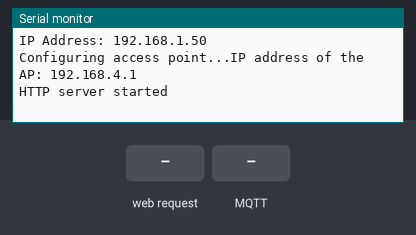
Bench run of a sketch on a simulated ESP8266 (NodeMCU). On the bench: the last lines printed to the serial monitor. Inputs (shaded band) come from the test bench. WiFi joins after 1.5 s; servers stay silent unless stated; random numbers use the default seed unless the sketch sets one; no MQTT or app messages arrive unless stated.

Above: at 2.7 s.
2.8 s: HTTP request GET /get received
At 3.5 s:
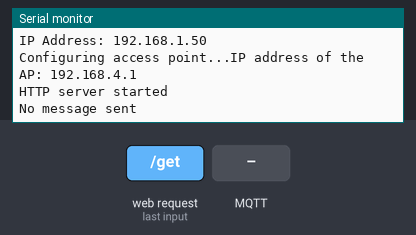
8.0 s: MQTT message "Data1" arrives on the first subscribed topic
At 12.0 s:
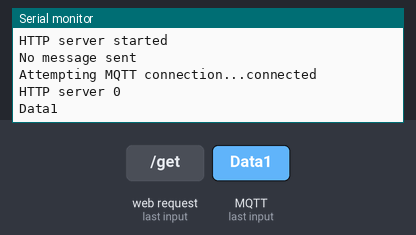
13.0 s: MQTT message "1" arrives on the first subscribed topic
At 17.0 s:
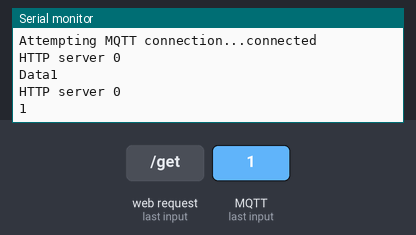

Measured:
- after the input at 2.8 s, the serial monitor: prints a new line at once (image 1)
- after the input at 8.0 s, the serial monitor: prints a new line after 3.6 s (image 2)
- after the input at 13.0 s, the serial monitor: prints a new line after 3.6 s (image 3)

The sketch:

Covid.ino
```cpp
#include <Arduino.h>
#include <ESP8266WiFi.h>
#include <ESPAsyncTCP.h>
#include <ESPAsyncWebServer.h>
#include <ESP8266WiFi.h>
#include <PubSubClient.h>
#define MQTT_MAX_PACKET_SIZE 256
#include <stdio.h>
#include <string.h>
#define MSG_BUFFER_SIZE  (50)

AsyncWebServer server(80);
WiFiClient espClient;
PubSubClient client(espClient);

// REPLACE WITH YOUR NETWORK CREDENTIALS
const char* APssid = "NodeMCU";
const char* APpassword = "123456789";
char AP_IP[32];
String server_ip = "";
const char* ssid = "Dialog 4G 204";
const char* password = "B3b95FC1";
const char* mqtt_server = "test.mosquitto.org";

const char* PARAM_INPUT_1 = "Country";
String inputMessage = "";
String arry[21];
char msg[MSG_BUFFER_SIZE];

const char index_html[] PROGMEM = R"rawliteral(
<!DOCTYPE HTML><html><head>
  <title>ESP Input Form</title>
  <meta name="viewport" content="width=device-width, initial-scale=1">
  <style>
  table {
  font-family: arial, sans-serif;
  border-collapse: collapse;
  }

  td, th {
  border: 1px solid #dddddd;
  text-align: left;
  padding: 8px;}

  tr:nth-child(even) {background-color: #dddddd;}

  </style>
  </head>

  <body>
  <h2>Local Covid 19 Status</h2>
  <table width = 500>
      <tr>
          <th>Topic</th>
          <th>Count</th>
      </tr>
      <tr>
          <td>New cases</td>
          <td>%Data1%</td>
      </tr>
      <tr>
          <td>Total cases</td>
          <td>%Data2%</td>
      </tr>
      <tr>
          <td>In hospitals</td>
          <td>%Data3%</td>
      </tr>
      <tr>
          <td>Total deaths</td>
          <td>%Data4%</td>
      </tr>
      <tr>
          <td>New deaths</td>
          <td>%Data5%</td>
      </tr>
      <tr>
          <td>Total recovered</td>
          <td>%Data6%</td>
      </tr>
      <tr>
          <td>Active cases</td>
          <td>%Data7%</td>
      </tr>
      <tr>
          <td>Total PCR tests</td>
          <td>%Data8%</td>
      </tr>
      <tr>
          <td>Daily PCR Tests</td>
          <td>%Data10%</td>
      </tr>
  </table>


  <h2>Gobal Covid 19 Status</h2>
  <table width = 500>
      <tr>
          <th>Topic</th>
          <th>Count</th>
      </tr>
      <tr>
          <td>New cases</td>
          <td>%Data11%</td>
      </tr>
      <tr>
          <td>Total cases</td>
          <td>%Data12%</td>
      </tr>
      <tr>
          <td>New deaths</td>
          <td>%Data13%</td>
      </tr>
      <tr>
          <td>Total deaths</td>
          <td>%Data14%</td>
      </tr>
      <tr>
          <td>New recovered</td>
          <td>%Data15%</td>
      </tr>
      <tr>
          <td>Total Recovered</td>
          <td>%Data16%</td>
      </tr>
  </table>
  <h2></h2>
  </body>

  <body>
  <form action="/get">
  Country: <input type="text" name="Country">
  <input type="submit" value="Submit">
  </form>

  <h2>%Data21% Covid 19 Status</h2>
  <table width = 500>
      <tr>
          <th>Topic</th>
          <th>Count</th>
      </tr>
      <tr>
          <td>Total cases</td>
          <td><span id="D17">%%Data17%%</span></td>
      </tr>
      <tr>
          <td>Total deaths</td>
          <td><span id="D18">%%Data18%%</span></td>
      </tr>
      <tr>
          <td>Total Recovered</td>
          <td><span id="D19">%%Data19%%</span></td>
      </tr>
      <tr>
          <td>Active cases</td>
          <td><span id="D20">%%Data20%%</span></td>
      </tr>
   </table>
</body>


<script>
setInterval(function ( ){
  var xhttp = new XMLHttpRequest();
  xhttp.onreadystatechange = function(){if (this.readyState == 4 && this.status == 200) {document.getElementById("D17").innerHTML = this.responseText;}};
  xhttp.open("GET", "/D17", true);
  xhttp.send();
  },2000 );

setInterval(function ( ){
  var xhttp = new XMLHttpRequest();
  xhttp.onreadystatechange = function(){if (this.readyState == 4 && this.status == 200) {document.getElementById("D18").innerHTML = this.responseText;}};
  xhttp.open("GET", "/D18", true);
  xhttp.send();
  },2000 );

setInterval(function ( ){
  var xhttp = new XMLHttpRequest();
  xhttp.onreadystatechange = function(){if (this.readyState == 4 && this.status == 200) {document.getElementById("D19").innerHTML = this.responseText;}};
  xhttp.open("GET", "/D19", true);
  xhttp.send();
  },2000 );

setInterval(function ( ){
  var xhttp = new XMLHttpRequest();
  xhttp.onreadystatechange = function(){if (this.readyState == 4 && this.status == 200) {document.getElementById("D20").innerHTML = this.responseText;}};
  xhttp.open("GET", "/D20", true);
  xhttp.send();
  },2000 );

</script>
</html>)rawliteral";


//................................................................GIVE Data For WEBSEVER.....................................................................................
String processor(const String& var){

  if(var == "Data1"){return arry[0];}
  if(var == "Data2"){return arry[1];}
  if(var == "Data3"){return arry[2];}
  if(var == "Data4"){return arry[3];}
  if(var == "Data5"){return arry[4];}
  if(var == "Data6"){return arry[5];}
  if(var == "Data7"){return arry[6];}
  if(var == "Data8"){return arry[7];}
  if(var == "Data9"){return arry[8];}
  if(var == "Data10"){return arry[9];}
  if(var == "Data11"){return arry[10];}
  if(var == "Data12"){return arry[11];}
  if(var == "Data13"){return arry[12];}
  if(var == "Data14"){return arry[13];}
  if(var == "Data15"){return arry[14];}
  if(var == "Data16"){return arry[15];}
  if(var == "Data17"){return arry[16];}
  if(var == "Data18"){return arry[17];}
  if(var == "Data19"){return arry[18];}
  if(var == "Data20"){return arry[19];}
  if(var == "Data21"){return inputMessage;}
  return String();
  }

//................................................................GET DATA FROM WEBSEVER.....................................................................................
void getdata(){

    server.on("/", HTTP_GET, [](AsyncWebServerRequest *request){
    client.publish("Refresh","hello");
    request->send_P(200, "text/html", index_html, processor);
    });

    server.on("/get", HTTP_GET, [] (AsyncWebServerRequest *request) {
    String inputParam;
    // GET input1 value on <ESP_IP>/get?input1=<inputMessage>
    if (request->hasParam(PARAM_INPUT_1)) {
      inputMessage = request->getParam(PARAM_INPUT_1)->value();
      inputParam = PARAM_INPUT_1;
      String clientId = "ESP8266Client-";
      clientId += String(random(0xffff), HEX);
      int len = inputMessage.length() + 1;
      char messagearry[len];
      inputMessage.toCharArray(messagearry, len);
      const char* publishmessage = messagearry;
      if (client.connect(clientId.c_str())) {
        Serial.println("connected");
        client.publish("Refresh",publishmessage);
        client.loop();}
      else {
        Serial.print("failed, rc=");
        Serial.print(client.state());
        Serial.println(" try again in 5 seconds");
        delay(5000);}}
    else {
      inputMessage = "No message sent";
      inputParam = "none";}
    request->send_P(200, "text/html", index_html, processor);

    Serial.println(inputMessage);
    });

    server.on("/D17", HTTP_GET, [](AsyncWebServerRequest *request){request->send_P(200, "text/plain", String(arry[16]).c_str());});
    server.on("/D18", HTTP_GET, [](AsyncWebServerRequest *request){request->send_P(200, "text/plain", String(arry[17]).c_str());});
    server.on("/D19", HTTP_GET, [](AsyncWebServerRequest *request){request->send_P(200, "text/plain", String(arry[18]).c_str());});
    server.on("/D20", HTTP_GET, [](AsyncWebServerRequest *request){request->send_P(200, "text/plain", String(arry[19]).c_str());});

   }

    /*
    request->send(200, "text/html", "HTTP GET request sent to your ESP on input field ("
                                     + inputParam + ") with value: " + inputMessage +
                                     "<br><a href=\"/\">Return to Home Page</a>");
  */


//................................................................CONNECT WIFI AP..........................................................................................
void setup_wifi(){
  WiFi.mode(WIFI_AP_STA);
  WiFi.begin(ssid, password);
  if (WiFi.waitForConnectResult() != WL_CONNECTED) {
    Serial.println("WiFi Failed!");
    return;
  }
  Serial.println();
  Serial.print("IP Address: ");
  Serial.println(WiFi.localIP());
  }

void setup_AP() {
  Serial.println();
  Serial.print("Configuring access point...");
  WiFi.mode(WIFI_AP_STA);
  WiFi.softAP(APssid, APpassword);
  Serial.print("IP address of the AP: ");
  IPAddress myIP = WiFi.softAPIP();
  Serial.println(myIP);
  server.begin();
  Serial.println("HTTP server started");
  sprintf(AP_IP, "%d.%d.%d.%d", myIP[0], myIP[1], myIP[2], myIP[3]);
  server_ip = String(AP_IP);
}


//................................................................CONNECT WIFI AP..........................................................................................
void callback(char* topic, byte* payload, unsigned int length) {
  Serial.println("HTTP server 0");
  if (!strcmp(topic, "Covid19")) {
    payload[length] = '\0';
    char* str = (char*)payload;
    char * pch;
    pch = strtok (str, ",");
    int count = 0;
    while (pch != NULL)
    {
      printf ("%s\n", pch);
      pch = strtok (NULL, ",");
      arry[count] = pch;
      count = count + 1;
    }}}


    //Serial.println(count);


//................................................................Reconect..........................................................................................
void reconnect() {
  // Loop until we're reconnected
  while (!client.connected()) {
    Serial.print("Attempting MQTT connection...");
    // Create a random client ID
    String clientId = "ESP8266Client-";
    clientId += String(random(0xffff), HEX);
    // Attempt to connect
    if (client.connect(clientId.c_str())) {
      Serial.println("connected");
      client.publish("Refresh", "hello");
      client.subscribe("Covid19");
      client.loop();
    } else {
      Serial.print("failed, rc=");
      Serial.print(client.state());
      Serial.println(" try again in 5 seconds");
      // Wait 5 seconds before retrying
      delay(5000);
    }}}
void notFound(AsyncWebServerRequest *request) {request->send(404, "text/plain", "Not found");}


void setup() {
  Serial.begin(115200);
  setup_wifi();
  setup_AP();
  getdata();
  server.onNotFound(notFound);
  server.begin();
  client.setServer(mqtt_server, 1883);
  client.setCallback(callback);
  server.on("/", HTTP_GET, [](AsyncWebServerRequest *request){
  client.publish("Refresh","hello");
  request->send_P(200, "text/html", index_html, processor);
  });
  }


void loop() {
  client.setCallback(callback);
  client.loop();
  delay(5000);
  if (!client.connected()) {reconnect();}
}
```
